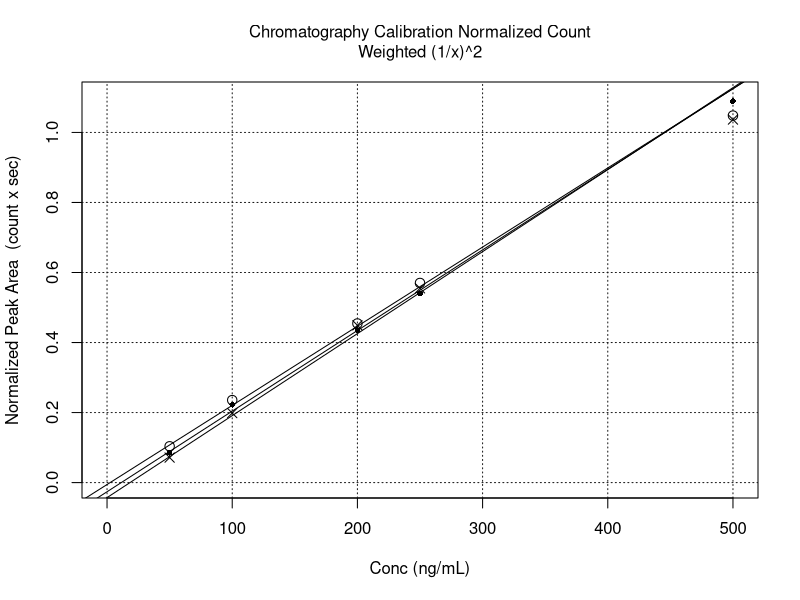

The R source for this figure:
# Chromatogram Calibration Peak Counts Normalized.R
#   User functions called: none
# Author: Fred Lytle
# Last edit: 10/06/2022
rm(list=ls())

# user supplied input
# the choice 'var' was not provided due to the complex propagation of variance
weight <- '1/x^2' # choices: 'none','1/x^2'

# data from chromatogram_numeric_areas.R (analyte and d5 transitions)
# Note: the avg-values are the average of four replicate normalized areas
conc <- c(50,100,200,250,500)
cnt96 <- array(0,dim=c(5,4))
cnt96[1,] <- c(762.4192,828.0896,736.0960,891.1936)
cnt96[2,] <- c(1893.3632,1684.1856,1875.0656,1804.0768)
cnt96[3,] <- c(3481.0560,3254.9184,3585.6896,3845.7152)
cnt96[4,] <- c(3895.7312,4292.6272,4221.2864,4456.6720)
cnt96[5,] <- c(8106.1952,7786.2833,8375.4240,8228.8832)
cnt21 <- array(0,dim=c(5,4))
cnt21[1,] <- c(619.7562,527.6362,545.9146,693.5614)
cnt21[2,] <- c(1565.5864,1360.2596,1516.7796,1505.6496)
cnt21[3,] <- c(2733.5238,3204.3956,3097.0982,3296.8040)
cnt21[4,] <- c(3525.8062,3465.3430,3448.9644,3410.1032)
cnt21[5,] <- c(7393.4266,7341.4964,7227.7884,7521.8066)
cnt06 <- array(0,dim=c(5,4))
cnt06[1,] <- c(300.7840,355.8224,342.8100,314.8176)
cnt06[2,] <- c(975.6564,773.7772,954.1020,909.4184)
cnt06[3,] <- c(1978.3104,1970.9824,1952.8316,2273.7396)
cnt06[4,] <- c(2411.6000,2405.4984,2267.4832,2349.5032)
cnt06[5,] <- c(5045.0640,4601.7236,4620.8908,4464.2360)
d5cnt96 <- array(0,dim=c(5,4))
d5cnt96[1,] <- c(7267.5264,7652.7488,7752.6720,8367.4944)
d5cnt96[2,] <- c(8524.2240,7485.2736,7066.3616,7855.8464)
d5cnt96[3,] <- c(7425.2352,6939.6480,7777.7088,9183.1168)
d5cnt96[4,] <- c(7172.2240,7378.8288,7401.9520,7618.2080)
d5cnt96[5,] <- c(8029.8944,7807.0716,7307.3344,7915.3152)
d5cnt21 <- array(0,dim=c(5,4))
d5cnt21[1,] <- c(6832.1596,6796.0242,7152.5888,7227.3894)
d5cnt21[2,] <- c(7017.9158,6454.7798,6275.9984,7052.6932)
d5cnt21[3,] <- c(6686.1564,7189.2968,6640.7894,7835.9890)
d5cnt21[4,] <- c(6098.9418,6506.2900,6413.9474,6668.7222)
d5cnt21[5,] <- c(6980.0178,7156.4948,6351.3632,6629.5656)
d5cnt06 <- array(0,dim=c(5,4))
d5cnt06[1,] <- c(4246.0912,4569.9036,4704.3028,4931.3140)
d5cnt06[2,] <- c(4589.4884,4561.3900,4290.0864,4797.9116)
d5cnt06[3,] <- c(4373.8764,4551.5592,4585.7996,4685.4556)
d5cnt06[4,] <- c(4239.9968,4355.6732,4247.1668,4164.4268)
d5cnt06[5,] <- c(4575.2516,4657.4220,4265.8004,4588.4320)
norm96 <- cnt96/d5cnt96
norm21 <- cnt21/d5cnt21
norm06 <- cnt06/d5cnt06
avg96 <- rowMeans(norm96)
avg21 <- rowMeans(norm21)
avg06 <- rowMeans(norm06)

# calculate the least-squares weights
if(weight == 'none'){
  weights96 <- weights21 <- weights06 <- rep(1,length(conc))
}else{
  weights96 <- weights21 <- weights06 <- 1/conc^2
}

# generate the main graph
title <- 'Chromatography Calibration Normalized Count'
if(weight=='1/x^2'){title <- paste0(title,'\nWeighted (1/x)^2')
}else{
  title <- paste0(title,'\nUnweighted')
}
plot(conc,avg96,xlim=c(0,500),ylim=c(0,1.1),
     main=title,font.main=1,cex.main=1,
     xlab='Conc (ng/mL)',ylab='Normalized Peak Area  (count x sec)',cex=1.25)
grid(col='gray10')
points(conc,avg21,pch=16,cex=0.75)
points(conc,avg06,pch=4,cex=1.25)

# perform the least-squares fits, errors, and covariance
fit96 <- lm(avg96 ~ conc,weights=weights96)
coef96 <- summary(fit96)$coef[,1]
error96 <- summary(fit96)$coef[,2]
cov96 <- summary(fit96)$cov[1,2]*summary(fit96)$sigma^2
fit21 <- lm(avg21 ~ conc,weights=weights21)
coef21 <- summary(fit21)$coef[,1]
error21 <- summary(fit21)$coef[,2]
cov21 <- summary(fit21)$cov[1,2]*summary(fit21)$sigma^2
fit06 <- lm(avg06 ~ conc,weights=weights06)
coef06 <- summary(fit06)$coef[,1]
error06 <- summary(fit06)$coef[,2]
cov06 <- summary(fit06)$cov[1,2]*summary(fit06)$sigma^2

# add regression lines to the main graph
abline(fit96)
abline(fit21)
abline(fit06)

# print the results
{
  cat(title,
      '\nDwell Time:\t\t  Value       Error         Covar',
      '\n\t96 Intercept:\t',coef96[1],'; ',error96[1],'; ',cov96,
      '\n\t96 Slope:\t',coef96[2],'; ',error96[2],
      '\n\t21 Intercept:\t',coef21[1],'; ',error21[1],'; ',cov21,
      '\n\t21 Slope:\t',coef21[2],'; ',error21[2],
      '\n\t06 Intercept:\t',coef06[1],'; ',error06[1],'; ',cov06,
      '\n\t06 Slope:\t',coef06[2],';  ',error06[2],'\n',sep='')
  
  cat('\nCount Slope Ratios:\t',
      c(coef96[2],coef21[2],coef06[2])/coef96[2])
}
